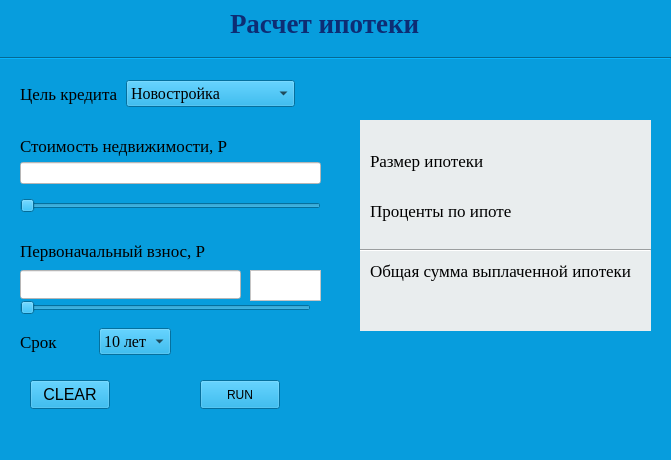
<?xml version="1.0" encoding="UTF-8"?>
<ui version="4.0">
 <class>MainWindow</class>
 <widget class="QMainWindow" name="MainWindow">
  <property name="geometry">
   <rect>
    <x>0</x>
    <y>0</y>
    <width>671</width>
    <height>460</height>
   </rect>
  </property>
  <property name="windowTitle">
   <string>Mortgage Calculator</string>
  </property>
  <property name="styleSheet">
   <string notr="true">selection-background-color: rgb(0, 54, 255);
selection-color: rgb(255, 255, 255);
background-color: rgb(7, 157, 221);
color: rgb(0, 0, 0);</string>
  </property>
  <property name="tabShape">
   <enum>QTabWidget::Rounded</enum>
  </property>
  <widget class="QWidget" name="centralwidget">
   <widget class="QLineEdit" name="lineEdit_deposit">
    <property name="geometry">
     <rect>
      <x>20</x>
      <y>270</y>
      <width>221</width>
      <height>29</height>
     </rect>
    </property>
    <property name="styleSheet">
     <string notr="true">background-color: rgb(255, 255, 255);
border-color: rgb(85, 87, 83);</string>
    </property>
   </widget>
   <widget class="QLabel" name="label_2">
    <property name="geometry">
     <rect>
      <x>20</x>
      <y>240</y>
      <width>201</width>
      <height>21</height>
     </rect>
    </property>
    <property name="font">
     <font>
      <family>Liberation Serif</family>
      <pointsize>13</pointsize>
      <weight>50</weight>
      <bold>false</bold>
     </font>
    </property>
    <property name="text">
     <string>Первоначальный взнос, Р</string>
    </property>
    <property name="textFormat">
     <enum>Qt::AutoText</enum>
    </property>
   </widget>
   <widget class="QPushButton" name="clear">
    <property name="geometry">
     <rect>
      <x>30</x>
      <y>380</y>
      <width>80</width>
      <height>29</height>
     </rect>
    </property>
    <property name="font">
     <font>
      <pointsize>12</pointsize>
     </font>
    </property>
    <property name="text">
     <string>CLEAR</string>
    </property>
   </widget>
   <widget class="QSlider" name="horizontalSlider_deposit">
    <property name="geometry">
     <rect>
      <x>20</x>
      <y>300</y>
      <width>291</width>
      <height>16</height>
     </rect>
    </property>
    <property name="orientation">
     <enum>Qt::Horizontal</enum>
    </property>
   </widget>
   <widget class="QWidget" name="widget" native="true">
    <property name="geometry">
     <rect>
      <x>360</x>
      <y>120</y>
      <width>291</width>
      <height>211</height>
     </rect>
    </property>
    <property name="styleSheet">
     <string notr="true">background-color: rgb(233, 237, 238);</string>
    </property>
    <widget class="QLabel" name="label_3">
     <property name="geometry">
      <rect>
       <x>10</x>
       <y>30</y>
       <width>121</width>
       <height>21</height>
      </rect>
     </property>
     <property name="font">
      <font>
       <family>Liberation Serif</family>
       <pointsize>13</pointsize>
       <weight>50</weight>
       <bold>false</bold>
      </font>
     </property>
     <property name="text">
      <string>Размер ипотеки</string>
     </property>
     <property name="textFormat">
      <enum>Qt::AutoText</enum>
     </property>
    </widget>
    <widget class="QLabel" name="label_6">
     <property name="geometry">
      <rect>
       <x>10</x>
       <y>80</y>
       <width>141</width>
       <height>21</height>
      </rect>
     </property>
     <property name="font">
      <font>
       <family>Liberation Serif</family>
       <pointsize>13</pointsize>
       <weight>50</weight>
       <bold>false</bold>
      </font>
     </property>
     <property name="text">
      <string>Проценты по ипотеке</string>
     </property>
     <property name="textFormat">
      <enum>Qt::AutoText</enum>
     </property>
    </widget>
    <widget class="QLabel" name="label_9">
     <property name="geometry">
      <rect>
       <x>10</x>
       <y>140</y>
       <width>261</width>
       <height>21</height>
      </rect>
     </property>
     <property name="font">
      <font>
       <family>Liberation Serif</family>
       <pointsize>13</pointsize>
       <weight>50</weight>
       <bold>false</bold>
      </font>
     </property>
     <property name="text">
      <string>Общая сумма выплаченной ипотеки</string>
     </property>
     <property name="textFormat">
      <enum>Qt::AutoText</enum>
     </property>
    </widget>
    <widget class="Line" name="line">
     <property name="geometry">
      <rect>
       <x>-10</x>
       <y>120</y>
       <width>301</width>
       <height>20</height>
      </rect>
     </property>
     <property name="orientation">
      <enum>Qt::Horizontal</enum>
     </property>
    </widget>
    <widget class="QLabel" name="label_mortgageSize">
     <property name="geometry">
      <rect>
       <x>160</x>
       <y>30</y>
       <width>121</width>
       <height>21</height>
      </rect>
     </property>
     <property name="font">
      <font>
       <family>Liberation Serif</family>
       <pointsize>13</pointsize>
       <weight>50</weight>
       <bold>false</bold>
      </font>
     </property>
     <property name="text">
      <string/>
     </property>
     <property name="textFormat">
      <enum>Qt::AutoText</enum>
     </property>
     <property name="alignment">
      <set>Qt::AlignRight|Qt::AlignTrailing|Qt::AlignVCenter</set>
     </property>
    </widget>
    <widget class="QLabel" name="label_mortgageInterest">
     <property name="geometry">
      <rect>
       <x>180</x>
       <y>80</y>
       <width>101</width>
       <height>21</height>
      </rect>
     </property>
     <property name="font">
      <font>
       <family>Liberation Serif</family>
       <pointsize>13</pointsize>
       <weight>50</weight>
       <bold>false</bold>
      </font>
     </property>
     <property name="text">
      <string/>
     </property>
     <property name="textFormat">
      <enum>Qt::AutoText</enum>
     </property>
     <property name="alignment">
      <set>Qt::AlignRight|Qt::AlignTrailing|Qt::AlignVCenter</set>
     </property>
    </widget>
    <widget class="QLabel" name="label_mortgageTotal">
     <property name="geometry">
      <rect>
       <x>60</x>
       <y>170</y>
       <width>221</width>
       <height>21</height>
      </rect>
     </property>
     <property name="font">
      <font>
       <family>Liberation Serif</family>
       <pointsize>13</pointsize>
       <weight>50</weight>
       <bold>false</bold>
      </font>
     </property>
     <property name="text">
      <string/>
     </property>
     <property name="textFormat">
      <enum>Qt::AutoText</enum>
     </property>
     <property name="alignment">
      <set>Qt::AlignRight|Qt::AlignTrailing|Qt::AlignVCenter</set>
     </property>
    </widget>
   </widget>
   <widget class="QLabel" name="label_10">
    <property name="geometry">
     <rect>
      <x>230</x>
      <y>10</y>
      <width>211</width>
      <height>27</height>
     </rect>
    </property>
    <property name="font">
     <font>
      <family>Liberation Serif</family>
      <pointsize>20</pointsize>
      <weight>75</weight>
      <bold>true</bold>
     </font>
    </property>
    <property name="styleSheet">
     <string notr="true">color: rgb(13, 45, 116);</string>
    </property>
    <property name="text">
     <string>Расчет ипотеки</string>
    </property>
    <property name="textFormat">
     <enum>Qt::AutoText</enum>
    </property>
   </widget>
   <widget class="Line" name="line_2">
    <property name="geometry">
     <rect>
      <x>0</x>
      <y>50</y>
      <width>671</width>
      <height>16</height>
     </rect>
    </property>
    <property name="orientation">
     <enum>Qt::Horizontal</enum>
    </property>
   </widget>
   <widget class="QPushButton" name="run">
    <property name="geometry">
     <rect>
      <x>200</x>
      <y>380</y>
      <width>80</width>
      <height>29</height>
     </rect>
    </property>
    <property name="text">
     <string>RUN</string>
    </property>
   </widget>
   <widget class="QWidget" name="layoutWidget">
    <property name="geometry">
     <rect>
      <x>20</x>
      <y>80</y>
      <width>275</width>
      <height>35</height>
     </rect>
    </property>
    <layout class="QGridLayout" name="gridLayout_3">
     <item row="0" column="1">
      <widget class="QComboBox" name="comboBox_reason">
       <property name="font">
        <font>
         <family>Liberation Serif</family>
         <pointsize>12</pointsize>
         <kerning>true</kerning>
        </font>
       </property>
       <property name="mouseTracking">
        <bool>false</bool>
       </property>
       <property name="currentText">
        <string>Новостройка</string>
       </property>
       <item>
        <property name="text">
         <string>Новостройка</string>
        </property>
       </item>
       <item>
        <property name="text">
         <string>Бизнес</string>
        </property>
       </item>
       <item>
        <property name="text">
         <string>Перепродажа</string>
        </property>
       </item>
       <item>
        <property name="text">
         <string>Квартира</string>
        </property>
       </item>
       <item>
        <property name="text">
         <string>Строительство дома</string>
        </property>
       </item>
       <item>
        <property name="text">
         <string>Участок</string>
        </property>
       </item>
       <item>
        <property name="text">
         <string>Ремонт</string>
        </property>
       </item>
       <item>
        <property name="text">
         <string>Гараж</string>
        </property>
       </item>
      </widget>
     </item>
     <item row="0" column="0">
      <widget class="QLabel" name="label_5">
       <property name="font">
        <font>
         <family>Liberation Serif</family>
         <pointsize>13</pointsize>
         <weight>50</weight>
         <bold>false</bold>
        </font>
       </property>
       <property name="text">
        <string>Цель кредита</string>
       </property>
       <property name="textFormat">
        <enum>Qt::AutoText</enum>
       </property>
      </widget>
     </item>
     <item row="1" column="0">
      <spacer name="verticalSpacer_3">
       <property name="orientation">
        <enum>Qt::Vertical</enum>
       </property>
       <property name="sizeHint" stdset="0">
        <size>
         <width>20</width>
         <height>40</height>
        </size>
       </property>
      </spacer>
     </item>
    </layout>
   </widget>
   <widget class="QWidget" name="layoutWidget">
    <property name="geometry">
     <rect>
      <x>20</x>
      <y>130</y>
      <width>301</width>
      <height>99</height>
     </rect>
    </property>
    <layout class="QGridLayout" name="gridLayout">
     <item row="3" column="0">
      <spacer name="verticalSpacer_2">
       <property name="orientation">
        <enum>Qt::Vertical</enum>
       </property>
       <property name="sizeHint" stdset="0">
        <size>
         <width>20</width>
         <height>40</height>
        </size>
       </property>
      </spacer>
     </item>
     <item row="6" column="0">
      <spacer name="verticalSpacer_4">
       <property name="orientation">
        <enum>Qt::Vertical</enum>
       </property>
       <property name="sizeHint" stdset="0">
        <size>
         <width>20</width>
         <height>40</height>
        </size>
       </property>
      </spacer>
     </item>
     <item row="4" column="0">
      <widget class="QSlider" name="horizontalSlider_cost">
       <property name="maximum">
        <number>20000000</number>
       </property>
       <property name="singleStep">
        <number>100000</number>
       </property>
       <property name="orientation">
        <enum>Qt::Horizontal</enum>
       </property>
      </widget>
     </item>
     <item row="2" column="0">
      <widget class="QLineEdit" name="lineEdit_cost">
       <property name="styleSheet">
        <string notr="true">background-color: rgb(255, 255, 255);
border-color: rgb(85, 87, 83);</string>
       </property>
      </widget>
     </item>
     <item row="1" column="0">
      <widget class="QLabel" name="label">
       <property name="font">
        <font>
         <family>Liberation Serif</family>
         <pointsize>13</pointsize>
         <weight>50</weight>
         <bold>false</bold>
        </font>
       </property>
       <property name="text">
        <string>Стоимость недвижимости, Р</string>
       </property>
       <property name="textFormat">
        <enum>Qt::AutoText</enum>
       </property>
       <property name="wordWrap">
        <bool>false</bool>
       </property>
      </widget>
     </item>
     <item row="0" column="0">
      <spacer name="verticalSpacer">
       <property name="orientation">
        <enum>Qt::Vertical</enum>
       </property>
       <property name="sizeHint" stdset="0">
        <size>
         <width>20</width>
         <height>38</height>
        </size>
       </property>
      </spacer>
     </item>
     <item row="5" column="0">
      <spacer name="verticalSpacer_5">
       <property name="orientation">
        <enum>Qt::Vertical</enum>
       </property>
       <property name="sizeHint" stdset="0">
        <size>
         <width>20</width>
         <height>40</height>
        </size>
       </property>
      </spacer>
     </item>
    </layout>
   </widget>
   <widget class="QWidget" name="layoutWidget">
    <property name="geometry">
     <rect>
      <x>20</x>
      <y>320</y>
      <width>151</width>
      <height>35</height>
     </rect>
    </property>
    <layout class="QGridLayout" name="gridLayout_2">
     <item row="1" column="1">
      <widget class="QComboBox" name="comboBox_years">
       <property name="font">
        <font>
         <family>Liberation Serif</family>
         <pointsize>12</pointsize>
         <kerning>true</kerning>
        </font>
       </property>
       <property name="mouseTracking">
        <bool>false</bool>
       </property>
       <item>
        <property name="text">
         <string>10 лет</string>
        </property>
       </item>
       <item>
        <property name="text">
         <string>15 лет</string>
        </property>
       </item>
       <item>
        <property name="text">
         <string>20 лет</string>
        </property>
       </item>
       <item>
        <property name="text">
         <string>30 лет</string>
        </property>
       </item>
      </widget>
     </item>
     <item row="1" column="0">
      <widget class="QLabel" name="label_4">
       <property name="font">
        <font>
         <family>Liberation Serif</family>
         <pointsize>13</pointsize>
         <weight>50</weight>
         <bold>false</bold>
        </font>
       </property>
       <property name="text">
        <string>Срок</string>
       </property>
       <property name="textFormat">
        <enum>Qt::AutoText</enum>
       </property>
      </widget>
     </item>
     <item row="0" column="0">
      <spacer name="verticalSpacer_6">
       <property name="orientation">
        <enum>Qt::Vertical</enum>
       </property>
       <property name="sizeHint" stdset="0">
        <size>
         <width>20</width>
         <height>40</height>
        </size>
       </property>
      </spacer>
     </item>
    </layout>
   </widget>
   <widget class="QFrame" name="frame">
    <property name="geometry">
     <rect>
      <x>250</x>
      <y>270</y>
      <width>71</width>
      <height>31</height>
     </rect>
    </property>
    <property name="styleSheet">
     <string notr="true">background-color: rgb(255, 255, 255);</string>
    </property>
    <property name="frameShape">
     <enum>QFrame::StyledPanel</enum>
    </property>
    <property name="frameShadow">
     <enum>QFrame::Raised</enum>
    </property>
    <widget class="QLabel" name="label_mortgageDepositPercent">
     <property name="geometry">
      <rect>
       <x>10</x>
       <y>10</y>
       <width>51</width>
       <height>20</height>
      </rect>
     </property>
     <property name="font">
      <font>
       <family>Liberation Serif</family>
       <pointsize>13</pointsize>
       <weight>50</weight>
       <bold>false</bold>
      </font>
     </property>
     <property name="text">
      <string/>
     </property>
     <property name="textFormat">
      <enum>Qt::AutoText</enum>
     </property>
     <property name="alignment">
      <set>Qt::AlignRight|Qt::AlignTrailing|Qt::AlignVCenter</set>
     </property>
    </widget>
   </widget>
  </widget>
  <widget class="QStatusBar" name="statusbar"/>
 </widget>
 <resources>
  <include location="coursework.qrc"/>
 </resources>
 <connections/>
</ui>
